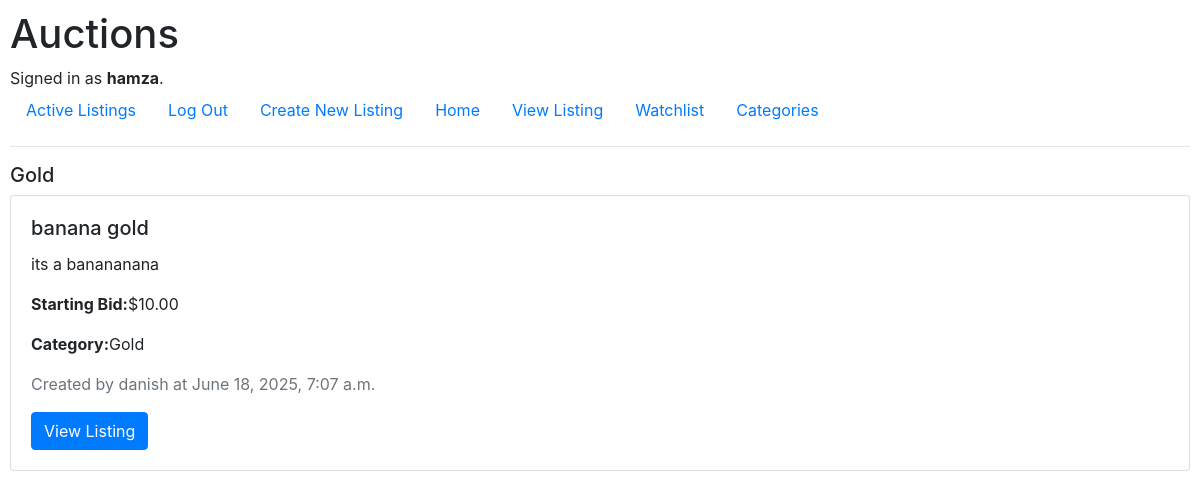
The page /category/Gold/ (signed in) on the database its author committed.
### auctions/models.py (models this page shows, shortened)
class User(AbstractUser):
    pass

class Listing(models.Model):
    title = models.CharField(max_length=64)
    description = models.TextField()
    starting_bid = models.DecimalField(max_digits=10, decimal_places=2)
    image_url = models.URLField(blank=True, null=True)
    category = models.CharField(max_length=64, blank=True, null=True)
    is_active = models.BooleanField(default=True)
    is_closed = models.BooleanField(default=False)
    winner = models.ForeignKey(User, on_delete=models.CASCADE, null=True, blank=True)
    owner = models.ForeignKey(User, on_delete=models.CASCADE, related_name="listings")
    created_at = models.DateTimeField(auto_now_add=True)

### auctions/views.py (the view)
# urls.py: path("category/<str:category_name>/", views.categories_listing, name="category_listings")
def categories_listing(request, category_name):
    listings = Listing.objects.filter(category=category_name, is_active=True)
    context = {
        "category": category_name,
        "listings": listings
    }
    if not listings.exists():
        context["message"]= "There are no listings available in this category now."
    return render(request, "auctions/category_listing.html", context)

### auctions/templates/auctions/category_listing.html (shortened to what this page needs)
{% extends "auctions/layout.html" %}
{% block body %}
<h5>{{ category }}</h5>
{% for listing in listings %}
    <div class="card mb-3">
        <div class="card-body">
            <h5 class="card-title">{{ listing.title }}</h5>
            <p class="card-text">{{ listing.description }}</p>
            <p><strong>Starting Bid:</strong>${{ listing.starting_bid }}</p>
            <p><strong>Category:</strong>{{ listing.category }}</p>
            <p class="text-muted">Created by {{ listing.owner.username }} at {{ listing.created_at }}</p>
            <a href="{% url 'listing' listing.id %}" class="btn btn-primary">View Listing</a>
        </div>
    </div>
{% endfor %}
{% endblock %}

### auctions/templates/auctions/layout.html (shortened to what this page needs)
{% load static %}
<!DOCTYPE html>
<html lang="en">
    <head>
        <link rel="stylesheet" href="https://stackpath.bootstrapcdn.com/bootstrap/4.4.1/css/bootstrap.min.css">
        <link href="{% static 'auctions/styles.css' %}" rel="stylesheet">
    </head>
    <body>
        <h1>Auctions</h1>
        <div>
            {% if user.is_authenticated %}
                Signed in as <strong>{{ user.username }}</strong>.
            {% else %}
                Not signed in.
            {% endif %}
        </div>
        <ul class="nav">
            <li class="nav-item">
                <a class="nav-link" href="{% url 'index' %}">Active Listings</a>
            </li>
            {% if user.is_authenticated %}
                <li class="nav-item">
                    <a class="nav-link" href="{% url 'logout' %}">Log Out</a>
                </li>
                <li class="nav-item">
                    <a class="nav-link" href="{% url 'create' %}">Create New Listing</a>
                </li>
                <li class="nav-item">
                    <a class="nav-link" href="{% url 'index' %}">Home</a>
                </li>
                <li class="nav-item">
                    <a class="nav-link" href="{% url 'index' %}">View Listing</a>
                </li>
                <li class="nav-item">
                    <a class="nav-link" href="{% url 'watchlist' %}">Watchlist</a>
                </li>
                <li class="nav-item">
                    <a class="nav-link" href="{% url 'categories' %}">Categories</a>
                </li>
            {% endif %}
        </ul>
        <hr>
        {% block body %}
        {% endblock %}
    </body>
</html>

### auctions/static/auctions/styles.css (style rules this page uses)
body { padding: 10px; }

### rows shown on the page
User: username "hamza"
Listing: category "Gold", title "banana gold", description "its a banananana", starting_bid "10.00", owner.username "danish", created_at "June 18, 2025, 7:07 a.m."
